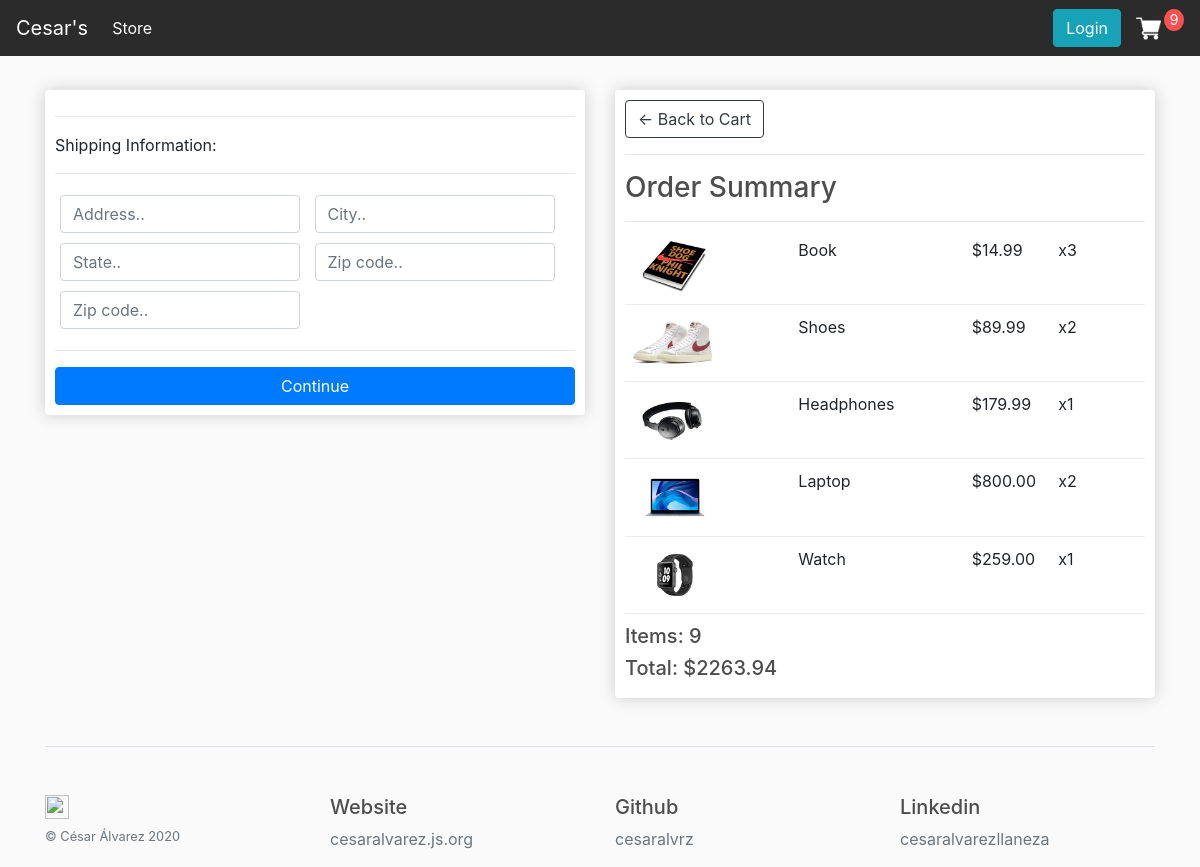
Screenshot of /checkout/ (signed in) with the database file from the repository.
### store/models.py (models this page shows, shortened)
class OrderItem(models.Model):
    product = models.ForeignKey(Product, on_delete=models.SET_NULL, blank=True, null=True)
    order = models.ForeignKey(Order, on_delete=models.SET_NULL, blank=True, null=True)
    quantity = models.IntegerField(default=0, null=True, blank=True)
    date_added = models.DateTimeField(auto_now_add=True)
    @property
    def get_total(self):
        total = self.product.price * self.quantity
        return total

class Product(models.Model):
    name = models.CharField(max_length=200, null=True)
    price = models.DecimalField(max_digits=7, decimal_places=2)
    digital = models.BooleanField(default=False, null=True, blank=False)
    image = models.ImageField(null=True, blank=True)
    @property
    def imageURL(self):
        try:
            url = self.image.url
        except:
            url = ''
        return url

class Order(models.Model):
    customer = models.ForeignKey(Customer, on_delete=models.SET_NULL, blank=True, null=True)
    date_ordered = models.DateField(auto_now_add=True)
    complete = models.BooleanField(default=False)
    transaction_id = models.CharField(max_length=100, null=True)
    @property
    def shipping(self):
        shipping = False
        orderitems = self.orderitem_set.all()
        for i in orderitems:
            if i.product.digital == False:
                shipping = True
        return shipping
    @property
    def get_cart_total(self):
        orderitems = self.orderitem_set.all()
        total = sum([item.get_total for item in orderitems])
        return total
    @property
    def get_cart_items (self):
        orderitems = self.orderitem_set.all()
        total = sum([item.quantity for item in orderitems])
        return total

### store/views.py (the view)
# urls.py: path('checkout/', views.checkout, name="checkout"),
def checkout(request):
	data = cartData(request)
	cartItems = data['cartItems']
	order = data['order']
	items = data['items']
	context = {'items':items, 'order':order, 'cartItems':cartItems}
	return render(request, 'store/checkout.html', context)

### store/utils.py (called while the page is built)
def cartData(request):
	if request.user.is_authenticated:
		customer = request.user.customer
		order, created = Order.objects.get_or_create(customer=customer, complete=False)
		items = order.orderitem_set.all()
		cartItems = order.get_cart_items
	else:
		cookieData = cookieCart(request)
		cartItems = cookieData['cartItems']
		order = cookieData['order']
		items = cookieData['items']
	return {'cartItems':cartItems ,'order':order, 'items':items}

### store/templates/store/checkout.html (shortened to what this page needs)
{% extends 'store/main.html' %}
{% load static %}
{% block content %}
     <div class="row">
		<div class="col-lg-6">
			<div class="box-element" id="form-wrapper">
				<form id="form">
					<div id="shipping-info">
						<hr>
						<p>Shipping Information:</p>
						<hr>
						<div class="form-field">
							<input class="form-control" type="text" name="address" placeholder="Address..">
						</div>
						<div class="form-field">
							<input class="form-control" type="text" name="city" placeholder="City..">
						</div>
						<div class="form-field">
							<input class="form-control" type="text" name="state" placeholder="State..">
						</div>
						<div class="form-field">
							<input class="form-control" type="text" name="zipcode" placeholder="Zip code..">
						</div>
						<div class="form-field">
							<input class="form-control" type="text" name="country" placeholder="Zip code..">
						</div>
					</div>
					<hr>
					<input id="form-button" class="btn btn-primary btn-block" type="submit" value="Continue">
				</form>
			</div>
			<br>
		</div>
		<div class="col-lg-6">
			<div class="box-element">
				<a  class="btn btn-outline-dark" href="{% url 'cart' %}">&#x2190; Back to Cart</a>
				<hr>
				<h3>Order Summary</h3>
				<hr>
				{% for item in items %}
				<div class="cart-row">
					<div style="flex:2"><img class="row-image" src="{{item.product.imageURL}}"></div>
					<div style="flex:2"><p>{{item.product.name}}</p></div>
					<div style="flex:1"><p>${{item.product.price|floatformat:2}}</p></div>
					<div style="flex:1"><p>x{{item.quantity}}</p></div>
				</div>
				{% endfor %}
				<h5>Items:   {{order.get_cart_items}}</h5>
				<h5>Total:   ${{order.get_cart_total|floatformat:2}}</h5>
			</div>
		</div>
	</div>
{% endblock content %}

### static/css/main.css (style rules this page uses)
body { background-color: hsl(0, 0%, 98%); height: 800px; }
h1,h2,h3,h4,h5,h6 { color:hsl(0, 0%, 30%); }
.box-element { box-shadow:hsl(0, 0%, 80%) 0 0 16px; background-color: #fff; border-radius: 4px; padding: 10px; }
.col-lg-4, .col-lg-6, .col-lg-8, .col-lg-12 { margin-top: 10px; }
.btn { border-radius: 15; }
.row-image { width: 100px; }
.form-field { width:250px; display: inline-block; padding: 5px; }
.cart-row { display: flex; align-items: flex-stretch; padding-bottom: 10px; margin-bottom: 10px; border-bottom: 1px solid #ececec; }

### rows the page displays
OrderItem: product.imageURL (picture), product.name "Book", product.price "14.99", quantity "3"
OrderItem: product.imageURL (picture), product.name "Shoes", product.price "89.99", quantity "2"
OrderItem: product.imageURL (picture), product.name "Headphones", product.price "179.99", quantity "1"
OrderItem: product.imageURL (picture), product.name "Laptop", product.price "800.00", quantity "2"
OrderItem: product.imageURL (picture), product.name "Watch", product.price "259.00", quantity "1"
Order: get_cart_items "9", get_cart_total "2263.94"

### other values shown
{{ cartItems }} "9"
